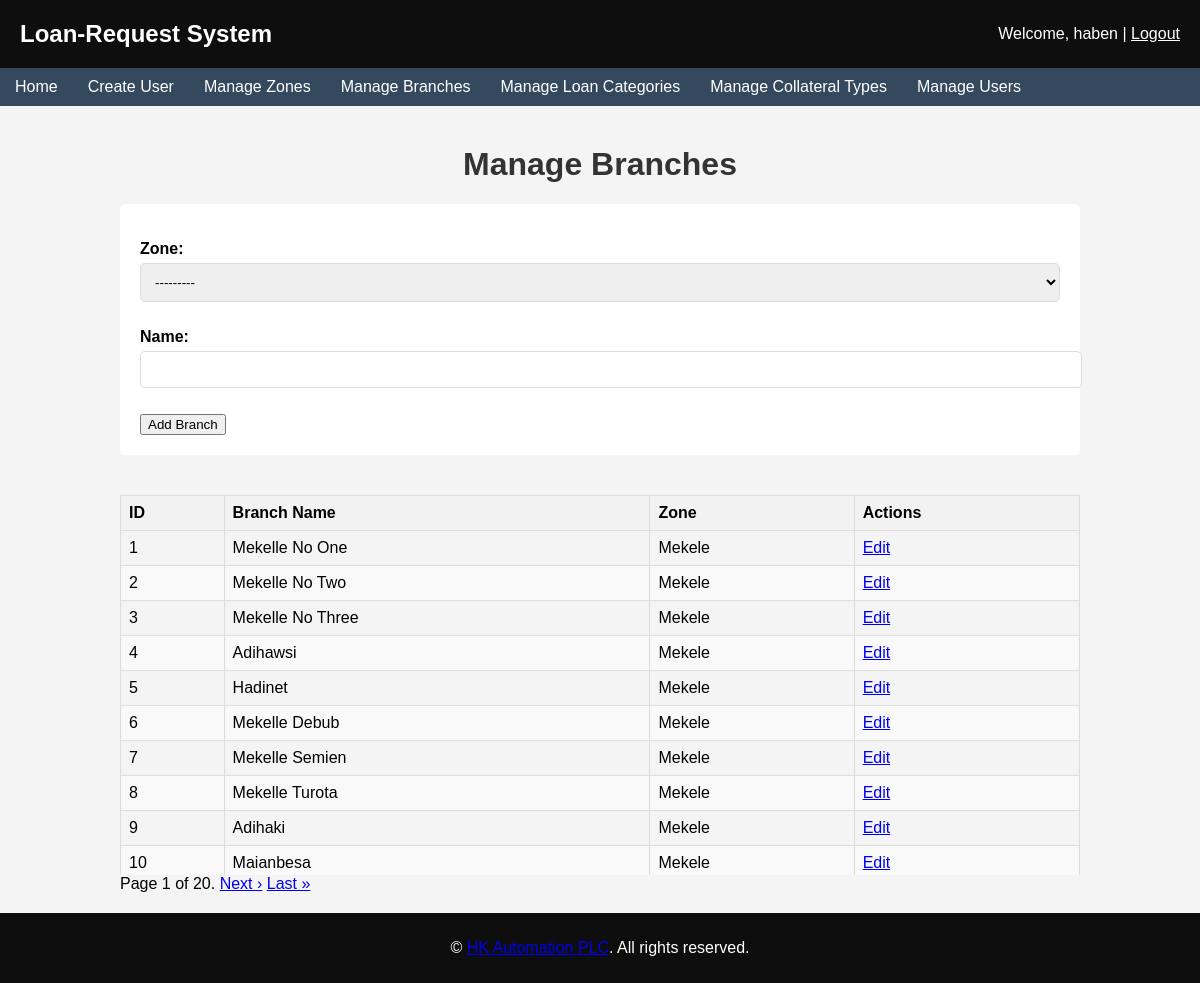
/manage_branches/ (signed in), run on the app's committed database.
### loans/models.py (models this page shows, shortened)
class CustomUser(AbstractUser):
    USER_ROLES = [
        ('loan_officer', 'Loan Officer'),
        ('finance', 'Finance'),
        ('operational_manager', 'Operational Manager'),
        ('manager', 'Manager')
    ]
    role = models.CharField(max_length=20, choices=USER_ROLES)
    phone_number = models.CharField(max_length=20)
    zone = models.ForeignKey(Zone, on_delete=models.SET_NULL, null=True, blank=True)
    branch = models.ForeignKey(Branch, on_delete=models.SET_NULL, null=True, blank=True)

class Zone(models.Model):
    name = models.CharField(max_length=255)
    def __str__(self):
        return self.name

class Branch(models.Model):
    zone = models.ForeignKey(Zone, on_delete=models.CASCADE)
    name = models.CharField(max_length=255, unique=True)

### loans/views.py (the view)
# urls.py: path('manage_branches/', views.manage_branches, name='manage_branches'),
@login_required
@user_passes_test(lambda u: u.is_superuser)
def manage_branches(request):
    branches = Branch.objects.select_related('zone').all()
    paginator = Paginator(branches, 10)  # Show 10 branches per page
    page_number = request.GET.get('page')
    page_obj = paginator.get_page(page_number)
    if request.method == 'POST':
        form = BranchForm(request.POST)
        if form.is_valid():
            form.save()
            return redirect('manage_branches')
    else:
        form = BranchForm()
    context = {
        'form': form,
        'page_obj': page_obj
    }
    return render(request, 'loans/manage_branches.html', context)

### loans/forms.py
class BranchForm(forms.ModelForm):
    class Meta:
        model = Branch
        fields = ['zone', 'name']

### templates/loans/manage_branches.html (shortened to what this page needs)
{% extends "base.html" %}
{% block content %}
<h1>Manage Branches</h1>
<form method="post" action="{% url 'manage_branches' %}">
    {{ form.as_p }}
    <button type="submit">Add Branch</button>
</form>
<div class="table-container">
    <table>
        <thead>
            <tr>
                <th>ID</th>
                <th>Branch Name</th>
                <th>Zone</th>
                <th>Actions</th>
            </tr>
        </thead>
        <tbody>
            {% for branch in page_obj %}
            <tr>
                <td>{{ branch.id }}</td>
                <td>{{ branch.name }}</td>
                <td>{{ branch.zone.name }}</td>
                <td>
                    <a href="{% url 'edit_branch' branch.id %}">Edit</a>
                </td>
            </tr>
            {% endfor %}
        </tbody>
    </table>
</div>
<div class="pagination">
    <span class="step-links">
        <span class="current">
            Page {{ page_obj.number }} of {{ page_obj.paginator.num_pages }}.
        </span>
        {% if page_obj.has_next %}
            <a href="?page={{ page_obj.next_page_number }}">Next &rsaquo;</a>
            <a href="?page={{ page_obj.paginator.num_pages }}">Last &raquo;</a>
        {% endif %}
    </span>
</div>
{% endblock %}

### templates/base.html (shortened to what this page needs)
<!DOCTYPE html>
<html>
<head>
    {% load static %}
    <link rel="stylesheet" type="text/css" href="{% static 'css/styles.css' %}">
</head>
<body>
    <header>
        <h1 style="color: white;">Loan-Request System</h1>
        {% if user.is_authenticated %}
            <p>Welcome, {{ user.username }} | <a href="{% url 'logout' %}" style="color: white;">Logout</a></p>
        {% else %}
            <p><a href="{% url 'login' %}" style="color: white;">Login</a></p>
        {% endif %}
    </header>
    <nav>
        <a href="{% url 'home' %}">Home</a>
        {% if user.is_authenticated %}
            {% if user.is_superuser %}
                <a href="{% url 'create_user' %}">Create User</a>
                <a href="{% url 'manage_zones' %}">Manage Zones</a>
                <a href="{% url 'manage_branches' %}">Manage Branches</a>
                <a href="{% url 'manage_loan_categories' %}">Manage Loan Categories</a>
                <a href="{% url 'manage_collateral_types' %}">Manage Collateral Types</a>
                <a href="{% url 'manage_users' %}">Manage Users</a>
            {% endif %}
        {% endif %}
    </nav>
    <div class="container">
        {% block content %}
        {% endblock %}
    </div>
    <footer>
        <p>&copy;  <a href="https://seqela.com">HK Automation PLC</a>. All rights reserved.</p>
    </footer>
</body>
</html>

### static/css/styles.css (style rules this page uses)
body { font-family: Arial, sans-serif; margin: 0; padding: 0; background-color: #f4f4f4; }
header { background-color: #0c0b0b; color: white; padding: 10px 0; text-align: center; }
nav { margin: 0; padding: 0; background-color: #444; overflow: hidden; }
nav a { float: left; display: block; color: white; text-align: center; padding: 14px 20px; text-decoration: none; }
.container { width: 80%; margin: auto; overflow: hidden; }
h1 { margin-top: 20px; text-align: center; color: #333; }
form { background: white; padding: 20px; border-radius: 5px; margin: 20px 0; }
form label { display: block; margin-bottom: 5px; font-weight: bold; }
form input[type="text"], form input[type="password"], form select, form textarea { width: 100%; padding: 10px; margin-bottom: 10px; border: 1px solid #ddd; border-radius: 5px; }
body { display: flex; flex-direction: column; min-height: 100vh; margin: 0; }
.container { flex: 1; overflow: auto; padding: 20px; }
footer { text-align: center; padding: 10px 0; background-color: #0e0e0e; color: white; position: relative; bottom: 0; width: 100%; }
.table-container { max-height: 400px; overflow-y: auto; margin-top: 20px; }
table { width: 100%; border-collapse: collapse; margin: 20px 0; }
table, th, td { border: 1px solid #ddd; }
th, td { padding: 12px; text-align: left; }
th { background-color: #f2f2f2; color: black; }
tr:nth-child(even) { background-color: #f9f9f9; }
nav { display: flex; background-color: #0e0e0e; overflow: hidden; }
nav a { padding: 10px 20px; text-align: center; color: white; text-decoration: none; display: inline-block; }

### templates/base.html (style rules this page uses)
body { display: flex; flex-direction: column; min-height: 100vh; margin: 0; }
.container { flex: 1; overflow: auto; padding: 20px; }
footer { text-align: center; padding: 10px 0; background-color: #0e0e0e; color: white; position: relative; bottom: 0; width: 100%; }
.table-container { max-height: 400px; overflow-y: auto; margin-top: 20px; }
table { width: 100%; border-collapse: collapse; margin: 20px 0; }
table, th, td { border: 1px solid #ddd; }
th, td { padding: 8px; text-align: left; }
th { background-color: #f2f2f2; color: black; }
tr:nth-child(even) { background-color: #f9f9f9; }
header { background-color: #0e0e0e; color: white; padding: 20px; display: flex; justify-content: space-between; align-items: center; }
header h1 { margin: 0; font-size: 24px; }
header p { margin: 0; }
nav { display: flex; background-color: #34495E; overflow: hidden; }
nav a { padding: 10px 15px; text-align: center; color: white; text-decoration: none; display: inline-block; }

### data on the page
CustomUser: username "haben"
Branch: id "1", name "Mekelle No One", zone.name "Mekele"
Branch: id "2", name "Mekelle No Two", zone.name "Mekele"
Branch: id "3", name "Mekelle No Three", zone.name "Mekele"
Branch: id "4", name "Adihawsi", zone.name "Mekele"
Branch: id "5", name "Hadinet", zone.name "Mekele"
Branch: id "6", name "Mekelle Debub", zone.name "Mekele"
Branch: id "7", name "Mekelle Semien", zone.name "Mekele"
Branch: id "8", name "Mekelle Turota", zone.name "Mekele"
Branch: id "9", name "Adihaki", zone.name "Mekele"
Branch: id "10", name "Maianbesa", zone.name "Mekele"

### other printed values
{{ page_obj.number }} "1"
{{ page_obj.paginator.num_pages }} "20"
